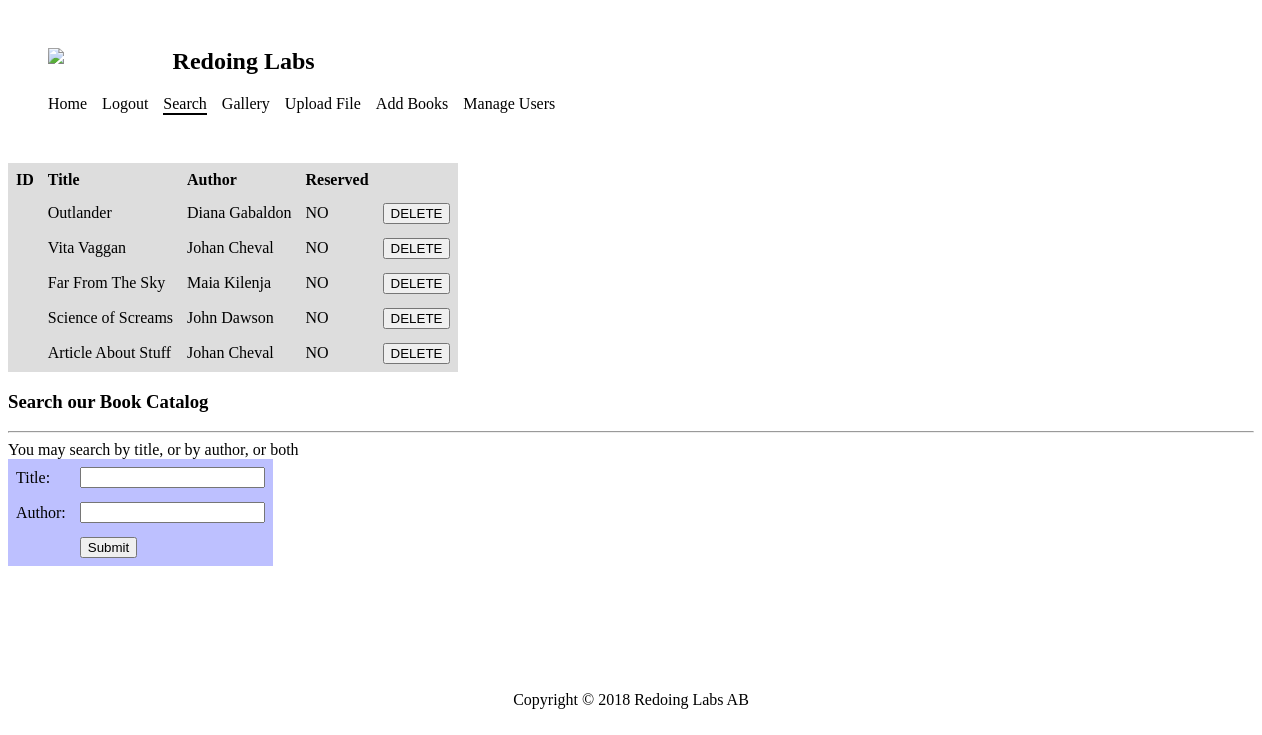
The page /admin/search.php (signed in) on the database its author committed.
### tables this page shows
CREATE TABLE `books` (
  `id` int(100) NOT NULL,
  `title` varchar(100) NOT NULL,
  `No_pages` int(11) NOT NULL,
  `Ed_nr` int(11) NOT NULL,
  `Pub_year` int(4) NOT NULL,
  `Pub_name` varchar(50) NOT NULL,
  `onloan` tinyint(1) NOT NULL
);

CREATE TABLE `authors` (
  `ID` int(11) NOT NULL,
  `F_name` varchar(20) NOT NULL,
  `L_name` varchar(20) NOT NULL,
  `dob` date NOT NULL
);

### admin/search.php (the view, shortened to what this page needs)
<?php
    include('header.php');
    include('adminfunctions.php');
@ $db = new mysqli($dbserver, $dbuser, $dbpass, $dbname);
$query = "SELECT books.id, books.title, authors.F_name, authors.L_name, books.onloan FROM books
            JOIN book_author ON book_author.book_id = books.id
            JOIN authors ON book_author.author_id = authors.id";
    $stmt = $db->prepare($query);
    $stmt->bind_result($bookid, $title, $auth_fname, $auth_lname, $onloan);
    $stmt->execute();
    echo '<form action="deletebook.php" method="POST">';
    echo '<table bgcolor="#dddddd" cellpadding="6">';
    echo '<tr> <td><b>ID</b></td> <td><b>Title</b></td> <td><b>Author</b></td> <td><b>Reserved</b></td> </b> </tr>';
    while ($stmt->fetch()) {
        if($onloan == 0) {
            $onloan = 'NO';
            echo "<tr>";
            echo '<td><input type="hidden" name="book_id" value=' . $bookid . '>';
            echo "</td> <td> $title </td><td> $auth_fname $auth_lname </td> <td> $onloan </td>";
            echo '<td><input type="submit" name="deletebook" value="DELETE"></td>';
            echo "</tr>";
        } else {
            $onloan = 'YES';
            echo "<tr>";
            echo "<td> $bookid </td> <td> $title </td><td> $auth_fname $auth_lname </td> <td> $onloan </td>";
            echo '<td><a href="deleteBook.php?bookid=' . urlencode($bookid) . '"> Delete Book </a></td>';
            echo "</tr>";
        }
    }
    echo "</table>";
    echo '</form>';
?>
<h3>Search our Book Catalog</h3>
<hr>
You may search by title, or by author, or both<br>
<form action="search.php" method="POST">
    <table bgcolor="#bdc0ff" cellpadding="6">
        <tbody>
            <tr>
                <td>Title:</td>
                <td><INPUT type="text" name="searchtitle"></td>
            </tr>
            <tr>
                <td>Author:</td>
                <td><INPUT type="text" name="searchauthor"></td>
            </tr>
            <tr>
                <td></td>
                <td><INPUT type="submit" name="submit" value="Submit"></td>
            </tr>
        </tbody>
    </table>
</form>
    <?php include('footer.php'); ?>

### admin/style.css (style rules this page uses)
body { overflow-x: hidden; }

### rows shown on the page
books: title "Outlander", authors.F_name "Diana", authors.L_name "Gabaldon", onloan "NO"
books: title "Vita Vaggan", authors.F_name "Johan", authors.L_name "Cheval", onloan "NO"
books: title "Far From The Sky", authors.F_name "Maia", authors.L_name "Kilenja", onloan "NO"
books: title "Science of Screams", authors.F_name "John", authors.L_name "Dawson", onloan "NO"
books: title "Article About Stuff", authors.F_name "Johan", authors.L_name "Cheval", onloan "NO"
